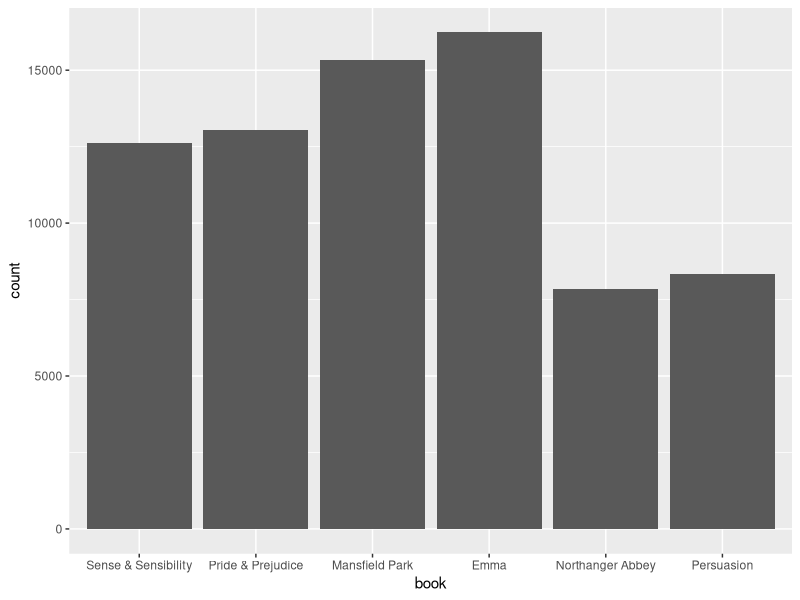
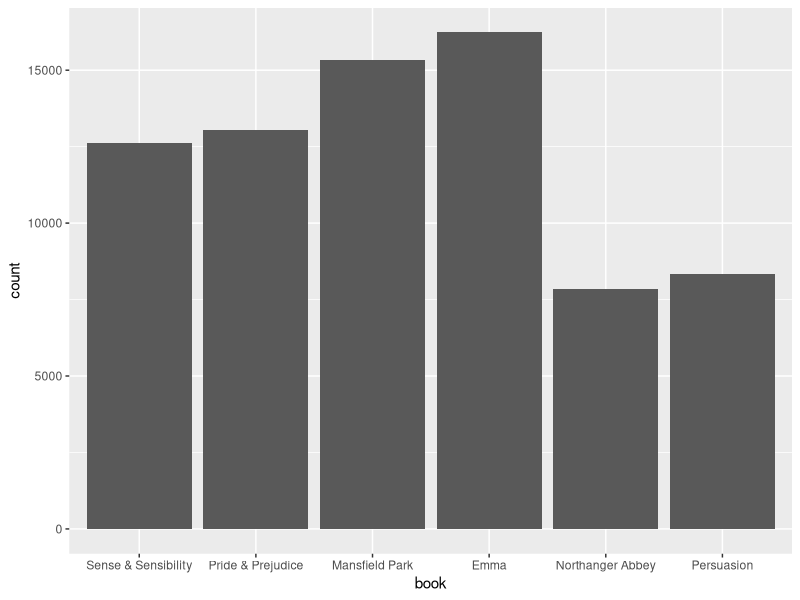

Source code (R) for these figures, in order: (Note: this script raises an error after producing the figures.)
## ---- chunk 1
library(dplyr)  # gives you the '%>%' operator among many other useful things
library(ggplot2)
## ---- chunk 2
library(janeaustenr)  # we will get our dataset from here. Make sure you install the package before!

austen <- austen_books()  # store an instance of the dataset in our variable `austen`
head(austen, 10)  # display 10 top rows in austen.
## ---- chunk 3
austen %>% distinct(book)
## ---- chunk 4
# Because we are using geom_bar(), the count of rows belonging to each book is implicitly set as the y-axis
ggplot(austen, aes(x=book)) + geom_bar()
## ---- chunk 5
emma <- austen %>% filter(book == "Emma")
# We notice that the linenumber is really nothing much than the row number in our table.
emma <- emma %>% mutate(linenumber = row_number())

head(emma)
## ---- chunk 6
library(stringr)  # library that provides the function str_subset

# Match substrings in the column 'text' in the dataframe 'emma' with the regex "chapter".
results <- str_subset(emma$text, pattern = regex("chapter", ignore_case = TRUE))

head(results, 15) # Let's print the first 15 results we got
## ---- chunk 7
# 1st solution. We use the caret ('^') to specify that we only match "chapter" if it at the start of the line.
results <- str_subset(emma$text, regex("^chapter", ignore_case = TRUE))

# 2nd solution. Adds requirement that "chapter " should be followed by 1 or more ('+')
# digits ('\\d') or roman numerals ('i', 'v', 'x' ...)
results <- str_subset(emma$text, regex("^chapter [\\divxcl]+", ignore_case = TRUE))

head(results, 15)
## ---- chunk 8
# We use str_detect which returns TRUE if the string matches the pattern and FALSE otherwise.
emma <- emma %>% 
  mutate(is_chapter = str_detect(text, pattern = regex("^chapter [\\divxc]+", ignore_case = TRUE)))

emma[10:20,]  # Rows from 10 to 20 exclusive.
## ---- chunk 9
# In each row, cumsum calculates the sum of the column (is_chapter here) from the start of
# the dataframe until that row.
emma <- emma %>% mutate(chapter = cumsum(is_chapter))

emma[10:20,]
## ---- chunk 10
FALSE + FALSE  # interpreted as 0 + 0
FALSE + TRUE  # interpreted as 0 + 1
## ---- chunk 11
# Create dummy example.
df <- data.frame(c(FALSE, FALSE, TRUE, FALSE, TRUE, FALSE, FALSE))
colnames(df) <- 'is_chapter' # names our column 'is_chapter'
head(df)

df %>% mutate(chapter=cumsum(is_chapter))  # store result of cumsum in col chapter
## ---- chunk 12
  result <- austen %>% 
    mutate(linenumber = row_number(),
           chapter = cumsum(str_detect(text, regex("^chapter [\\divxlc]+", ignore_case = TRUE)))) %>%
  ungroup()

  result[12620:12630,]
## ---- chunk 13
  result <- austen %>% 
    group_by(book) %>%
    mutate(linenumber = row_number(),
           chapter = cumsum(str_detect(text, regex("^chapter [\\divxlc]+", ignore_case = TRUE)))) %>%
  ungroup()

  result[12620:12630,]
## ---- chunk 14
library(tidytext)  # gives us unnest_tokens

# split line in text into words and store result in new column called 'word'
austen_tokens <- austen %>% unnest_tokens(word, text)
## ---- chunk 15
austen_tokens %>% count(word) %>% arrange(desc(n))
## ---- chunk 16
library(dplyr)  # gives you the '%>%' operator among many other useful things
library(ggplot2)
## ---- chunk 17
library(janeaustenr)  # we will get our dataset from here. Make sure you install the package before!

austen <- austen_books()  # store an instance of the dataset in our variable `austen`
head(austen, 10)  # display 10 top rows in austen.
## ---- chunk 18
austen %>% distinct(book)
## ---- chunk 19
# Because we are using geom_bar(), the count of rows belonging to each book is implicitly set as the y-axis
ggplot(austen, aes(x=book)) + geom_bar()
## ---- chunk 20
emma <- austen %>% filter(book == "Emma")
# We notice that the linenumber is really nothing much than the row number in our table.
emma <- emma %>% mutate(linenumber = row_number())

head(emma)
## ---- chunk 21
library(stringr)  # library that provides the function str_subset

# Match substrings in the column 'text' in the dataframe 'emma' with the regex "chapter".
results <- str_subset(emma$text, pattern = regex("chapter", ignore_case = TRUE))

head(results, 15) # Let's print the first 15 results we got
## ---- chunk 22
# 1st solution. We use the caret ('^') to specify that we only match "chapter" if it at the start of the line.
results <- str_subset(emma$text, regex("^chapter", ignore_case = TRUE))

# 2nd solution. Adds requirement that "chapter " should be followed by 1 or more ('+')
# digits ('\\d') or roman numerals ('i', 'v', 'x' ...)
results <- str_subset(emma$text, regex("^chapter [\\divxcl]+", ignore_case = TRUE))

head(results, 15)
## ---- chunk 23
# We use str_detect which returns TRUE if the string matches the pattern and FALSE otherwise.
emma <- emma %>% 
  mutate(is_chapter = str_detect(text, pattern = regex("^chapter [\\divxc]+", ignore_case = TRUE)))

emma[10:20,]  # Rows from 10 to 20 exclusive.
## ---- chunk 24
# In each row, cumsum calculates the sum of the column (is_chapter here) from the start of
# the dataframe until that row.
emma <- emma %>% mutate(chapter = cumsum(is_chapter))

emma[10:20,]
## ---- chunk 25
FALSE + FALSE  # interpreted as 0 + 0
FALSE + TRUE  # interpreted as 0 + 1
## ---- chunk 26
# Create dummy example.
df <- data.frame(c(FALSE, FALSE, TRUE, FALSE, TRUE, FALSE, FALSE))
colnames(df) <- 'is_chapter' # names our column 'is_chapter'
head(df)

df %>% mutate(chapter=cumsum(is_chapter))  # store result of cumsum in col chapter
## ---- chunk 27
  result <- austen %>% 
    mutate(linenumber = row_number(),
           chapter = cumsum(str_detect(text, regex("^chapter [\\divxlc]+", ignore_case = TRUE)))) %>%
  ungroup()

  result[12620:12630,]
## ---- chunk 28
  austen <- austen %>% 
    group_by(book) %>%
    mutate(linenumber = row_number(),
           chapter = cumsum(str_detect(text, regex("^chapter [\\divxlc]+", ignore_case = TRUE)))) %>%
  ungroup()

  austen[12620:12630,]
## ---- chunk 29
library(tidytext)  # gives us unnest_tokens

# split line in text into words and store result in new column called 'word'
austen_tokens <- austen %>% unnest_tokens(word, text)
## ---- chunk 30
austen_tokens

austen_tokens %>% count(word) %>%
  arrange(desc(n))
## ---- chunk 31
knitr::include_graphics("images/anti_join.png")
## ---- chunk 32
tidy_austen <- austen_tokens %>% anti_join(get_stopwords(), by='word')
tidy_austen %>% count(word) %>%
  arrange(desc(n))
## ---- chunk 33
# Our custom stopwords dataframe must abide by stopword dictionary standards and include two columns:
#word and lexicon. Since we are adding the words ourselves, the value in lexicon should be "custom" for each word. 
extra_stop_words <- tibble(word = c("miss", "mrs", "mr", "mister", "sir"), 
                           lexicon = c("custom", "custom","custom", "custom", "custom"))
stop_words <- get_stopwords()

# create a new dataframe by stacking the original stop_words dataframe with our custom one.
custom_stop_words <- bind_rows(extra_stop_words, stop_words)

tidy_austen <- austen_tokens %>% anti_join(custom_stop_words, by='word')
tidy_austen %>% count(word) %>%
  arrange(desc(n))
## ---- chunk 34
bing_sentiments <- get_sentiments("bing")
head(bing_sentiments)
## ---- chunk 35
knitr::include_graphics("images/inner_join.png")
## ---- chunk 36
austen_sentiments <- tidy_austen %>% inner_join(bing_sentiments, by='word')

head(austen_sentiments)
## ---- chunk 37
# We count the number of unique values of (book, chapter, sentiment) to get the number
# of positive/negative words in each chapter in each book.
austen_sentiments <- austen_sentiments %>% count(book, chapter, sentiment)
head(austen_sentiments)
## ---- chunk 38
library(tidyr)  # gives us spread()

# We spread the values of sentiment (positive or negative) into two columns and fill them with their values of 'n' (the count).
# If one chapter does not have any positive words, we fill its positive column by 0 (hence the fill=0).
austen_sentiments <- austen_sentiments %>% spread(sentiment, n, fill = 0)
head(austen_sentiments)

# calculate overall sentiment
austen_sentiments <- austen_sentiments %>% mutate(sentiment = positive - negative)
head(austen_sentiments)
## ---- chunk 39
ggplot(austen_sentiments, aes(x=chapter, y=sentiment,fill=book)) +
  geom_col(show.legend = F) +
  facet_wrap(~book,ncol=2, scales="free_x")
